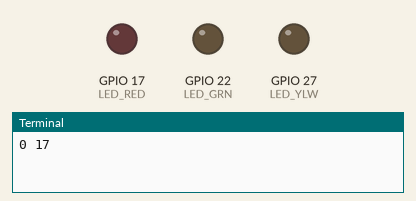
Simulated run of this program. Board: Raspberry Pi (BCM pin numbers). On the bench: output pins drawn as LEDs (lit = HIGH), the last lines printed to the terminal. Pins used as bus, display or sensor lines are not drawn.

Above: at 0.15 s.
At 0.6 s:
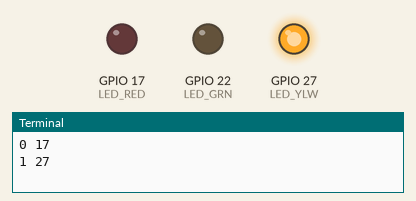
At 1.05 s:
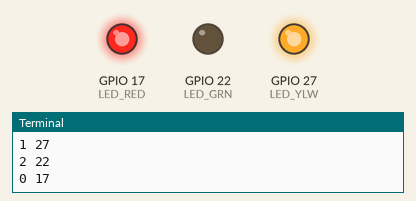
At 1.35 s:
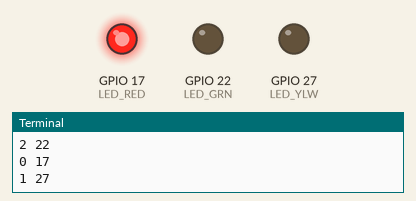
At 2.25 s:
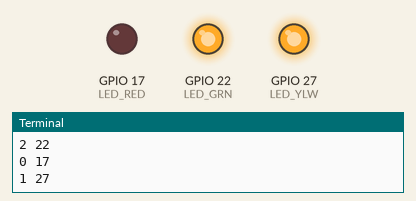
At 3.75 s:
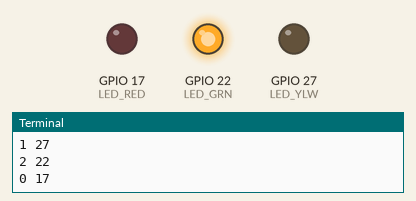
Timing chart, 0 to 4.1 s (numbered marks = the images above):
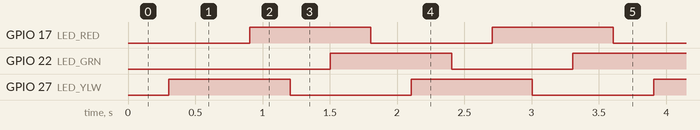

The program:

02-test.py
```python
#!/usr/bin/env python3

#2024/11/10

#RaspberryPi HAT(Akizuki)

#pigpio
#https://karaage.hatenadiary.jp/entry/2017/02/10/073000

#vim 関係
#https://qiita.com/kazu_death/items/46ce84f112779b2d1fb5

#python文法
#https://www.curict.com/item/65/65718fb.html#google_vignette

#python ロジック演算
#https://note.nkmk.me/python-bit-operation/

#raspi io RPi.GPIOとpigpioの比較
#https://kurafuto.org/rpigpio-pigpio/


#ソフトウェアＰＷＭ
#https://qiita.com/M_Study/items/bea2dfdd8792eb4e979f

#上よりも少し詳しいソフトウエアＰＷＭ
#https://l-w-i.net/t/raspbian/pigpio_002.txt

#RPi.GPIOによるハードウェアＰＷＭ　pigpioにあらず
#https://qiita.com/tanutanup/items/39b339c9575cf2f551d4

#キーボード割り込み　詳細
#https://qiita.com/BlueSilverCat/items/f38ba6a13cfdc9f5c56f#except-keyboardinterrupt

import pigpio
import time


LED_RED=17
LED_YLW=27
LED_GRN=22
BZ=23
SW1=24
SW2=21
LCD_BKLGT=26
PS1=26
#I2C_1
PWM_1=18
PWM_2=12

led_state=False

LEDs=[LED_RED, LED_YLW, LED_GRN]
pi=pigpio.pi()
pi.set_mode(LED_RED, pigpio.OUTPUT)
pi.set_mode(LED_YLW, pigpio.OUTPUT)
pi.set_mode(LED_GRN, pigpio.OUTPUT)

pi.set_mode(LCD_BKLGT, pigpio.OUTPUT)
#pi.write(LCD_BKLGT,1)
pi.set_PWM_frequency(LCD_BKLGT,100)
pi.set_PWM_range(LCD_BKLGT,255)

#for i in range(10):

    # pi.write(LED_RED, 1)
    # time.sleep(1)
    # pi.write(LED_RED,0)
    # time.sleep(1)

try:

    i=0
    while(True):
        pi.write(LEDs[i], int(led_state))
        print(i,LEDs[i])
        led_state=not led_state
        pi.set_PWM_dutycycle(LCD_BKLGT,(i+1)*int(255.0/3))

        time.sleep(0.3)
        if(i>=len(LEDs)-1):
            i=0
        else:
            i=i+1
except KeyboardInterrupt:
    pass
```

Measured:
- by itself, GPIO 17 (LED_RED), GPIO 22 (LED_GRN), GPIO 27 (LED_YLW): alternates HIGH for 0.90 s and LOW for 0.90 s
- by itself, everything shown: repeats every 9.0 s, in 30 steps
